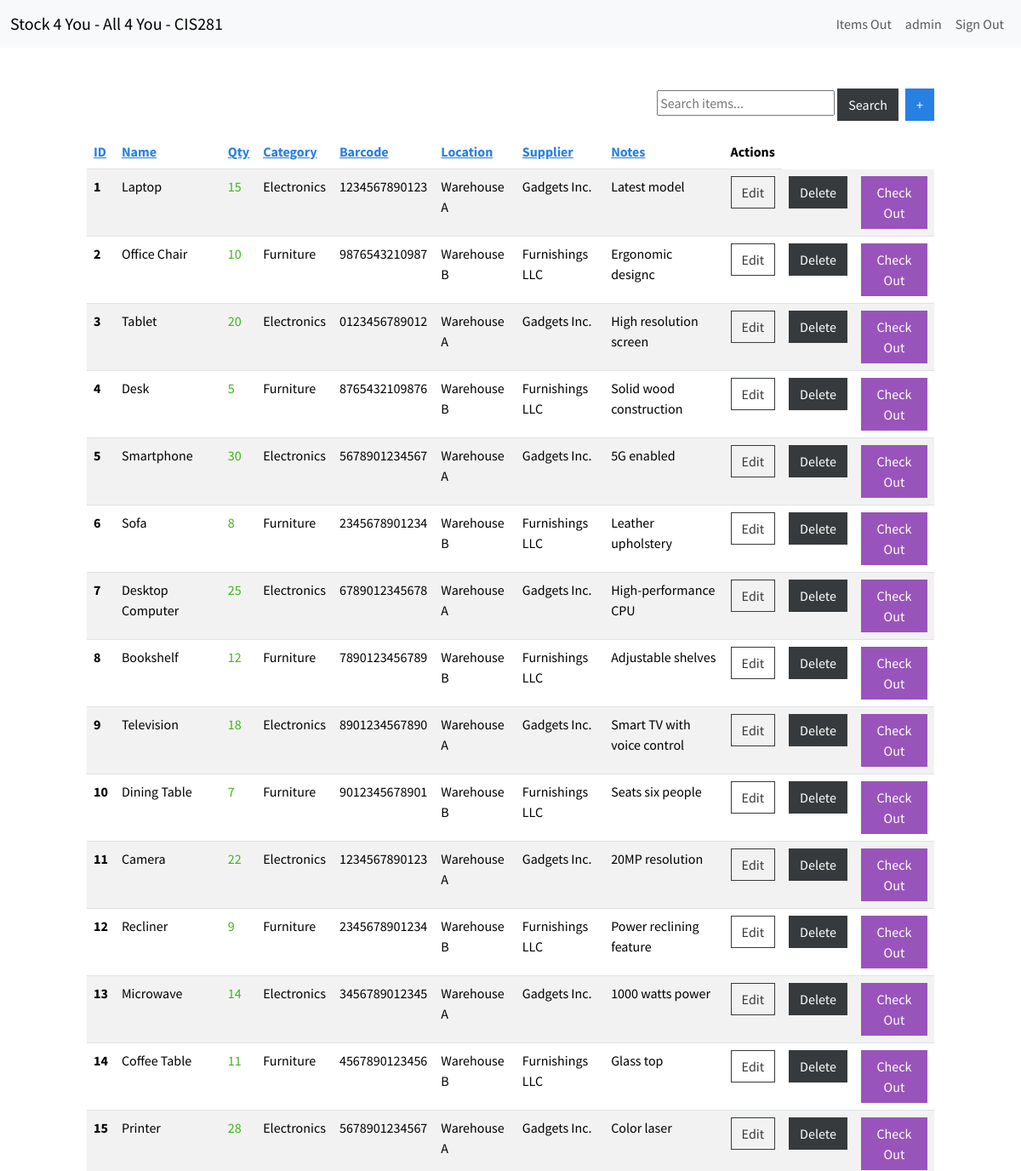
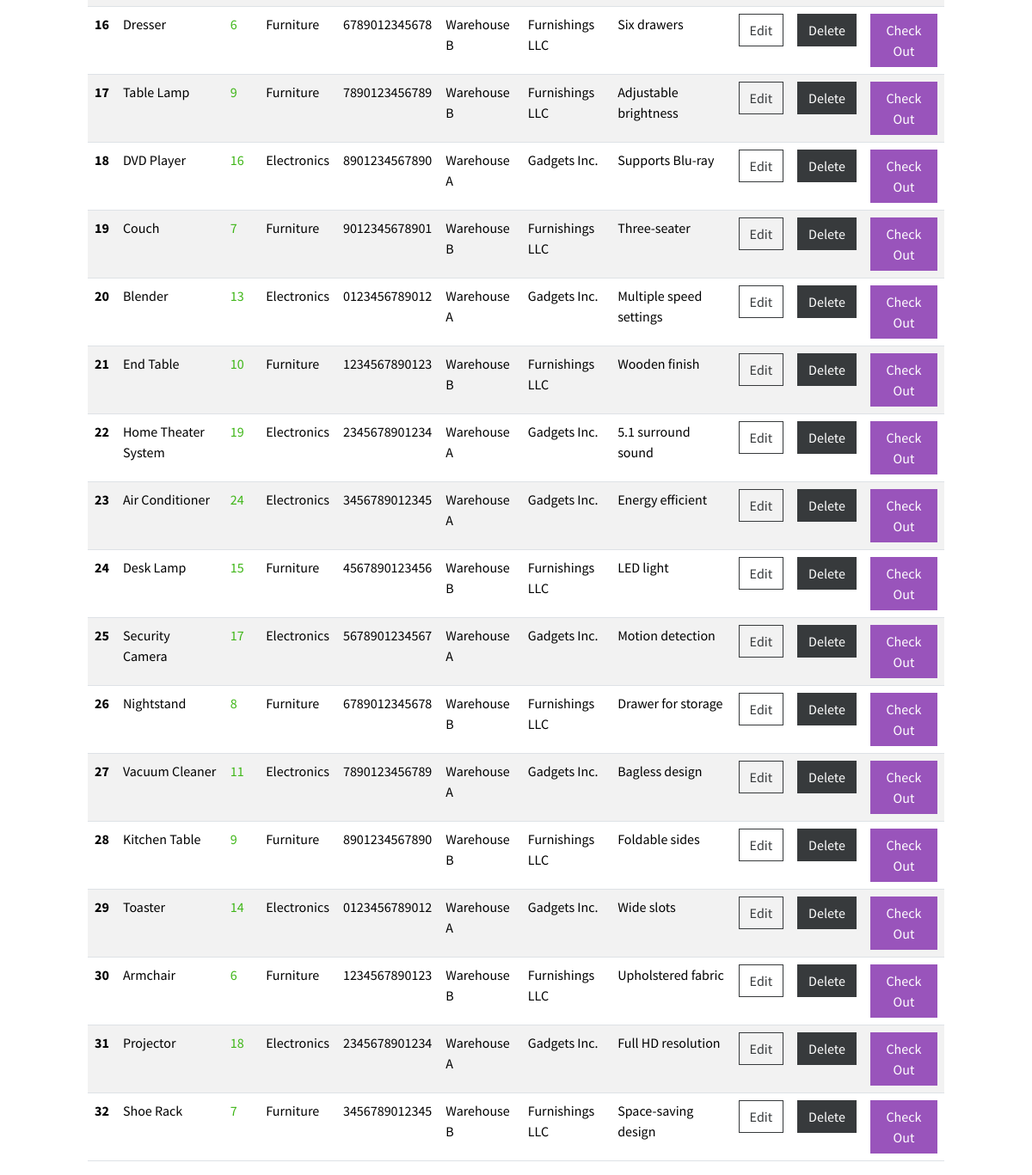
The page /dashboard/ (signed in) on the database its author committed (2 pictures, top to bottom).
### inventory/models.py (models this page shows, shortened)
class InventoryItem(models.Model):
    name = models.CharField(max_length=255)
    quantity = models.IntegerField()
    category = models.ForeignKey(Category, on_delete=models.SET_NULL, blank=True, null=True)
    date_created = models.DateTimeField(auto_now_add=True)
    user = models.ForeignKey(User, on_delete=models.CASCADE)
    barcode = models.CharField(max_length=200, blank=True, null=True)
    location = models.ForeignKey(Location, on_delete=models.SET_NULL, blank=True, null=True)
    supplier = models.ForeignKey(Supplier, on_delete=models.SET_NULL, blank=True, null=True)
    notes = models.TextField(blank=True)
    serial_number = models.CharField(max_length=200)
    model_number = models.CharField(max_length=200)
    is_checked_out = models.BooleanField(default=False)  # New field to track checkout status
    last_checked_out_by = models.ForeignKey(User, related_name='last_checked_out_items', on_delete=models.SET_NULL, null=True, blank=True)  # New field to track the last user who checked out the item
    last_checked_out_at = models.DateTimeField(null=True, blank=True)  # New field to track the last checkout date
    class Meta:
        permissions = [
            ("can_checkout_items", "Can check out items"),  # Custom permission for checking out items
        ]

class Category(models.Model):
    name = models.CharField(max_length=200)
    class Meta:
        verbose_name_plural = 'categories'

class Location(models.Model):
    location = models.CharField(max_length=200, blank=True, null=True)
    class Meta:
        verbose_name = 'location'
        verbose_name_plural = 'locations'
    def __str__(self):
        return self.location

class Supplier(models.Model):
    name = models.CharField(max_length=200)
    website = models.TextField(blank=True)
    contact_info = models.TextField(blank=True)
    def __str__(self):
        return self.name

### inventory/views.py (the view, shortened to what this page needs)
# urls.py: path('dashboard/', Dashboard.as_view(), name='dashboard'),
class Dashboard(LoginRequiredMixin, View):
    def get(self, request):
        sort_order = request.GET.get('order', 'asc')
        sort_by = request.GET.get('sort', 'id')
        search_query = request.GET.get('search', '')
        items = InventoryItem.objects.filter(user=request.user)
        if sort_order == 'desc':
            sort_by = f'-{sort_by}'
        items = items.order_by(sort_by)
        next_sort_order = 'desc' if sort_order == 'asc' else 'asc'
        low_inventory = items.filter(quantity__lte=LOW_QUANTITY)
        low_inventory_ids = low_inventory.values_list('id', flat=True)
        low_inventory_count = low_inventory.count()
        if low_inventory_count > 0:
            message = f'{low_inventory_count} item has low inventory' if low_inventory_count == 1 else f'{low_inventory_count} items have low inventory'
            messages.error(request, message)
        return render(request, 'inventory/dashboard.html', {
            'items': items,
            'low_inventory_ids': low_inventory_ids,
            'search_query': search_query,
            'next_sort_order': next_sort_order
        })

### inventory/templates/inventory/dashboard.html (shortened to what this page needs)
{% extends 'inventory/base.html' %}
{% block content %}
<div class="row">
  <div class="col-md-10 col-12 mx-auto mt-5">
    <div class="d-flex justify-content-end mb-3">
      <form method="GET" action="{% url 'dashboard' %}" class="me-2">
        <input type="text" name="search" placeholder="Search items..." value="{{ search_query }}">
        <button type="submit" class="btn btn-secondary">Search</button>
      </form>
      <a href="{% url 'add-item' %}" class="btn btn-primary">+</a>
    </div>
    <table class="table table-hover table-striped">
      <thead>
        <tr>
          <th scope="col"><a href="?sort=id&order={{ next_sort_order }}">ID</a></th>
          <th scope="col"><a href="?sort=name&order={{ next_sort_order }}">Name</a></th>
          <th scope="col"><a href="?sort=quantity&order={{ next_sort_order }}">Qty</a></th>
          <th scope="col"><a href="?sort=category&order={{ next_sort_order }}">Category</a></th>
          <th scope="col"><a href="?sort=barcode&order={{ next_sort_order }}">Barcode</a></th>
          <th scope="col"><a href="?sort=location&order={{ next_sort_order }}">Location</a></th>
          <th scope="col"><a href="?sort=supplier&order={{ next_sort_order }}">Supplier</a></th>
          <th scope="col"><a href="?sort=notes&order={{ next_sort_order }}">Notes</a></th>
          <th scope="col">Actions</th>
        </tr>
      </thead>
      <tbody>
        {% for item in items %}
        <tr>
            <th scope="row">{{ item.id }}</th>
            <td>{{ item.name }}</td>
            <td class="{% if item.id in low_inventory_ids %}text-danger{% else %}text-success{% endif %}">{{ item.quantity }}</td>
            <td>{{ item.category.name }}</td>
            <td>{{ item.barcode }}</td>
            <td>{{ item.location }}</td>
            <td>{{ item.supplier }}</td>
            <td>{{ item.notes }}</td>
            <td><a href="{% url 'edit-item' item.id %}" class="btn btn-outline-secondary">Edit</a></td>
            <td><a href="{% url 'delete-item' item.id %}" class="btn btn-secondary">Delete</a></td>
            <td><a href="{% url 'checkout_item' item.id %}" class="btn btn-info">Check Out</a></td>
          </tr>
        {% endfor %}
      </tbody>
    </table>
  </div>
</div>
{% endblock content %}

### inventory/templates/inventory/navagation.html (shortened to what this page needs)
<nav class="navbar navbar-expand-lg bg-light">
    <div class="container-fluid">
        <a class="navbar-brand" href="{% url 'index' %}">Stock 4 You - All 4 You - CIS281</a>
        <div class="collapse navbar-collapse justify-content-end" id="navbarNav">
            <ul class="navbar-nav">
                {% if user.is_authenticated %}
                    <li class="nav-item">
                        <a class="btn btn-link nav-link" style="border: none; background: none;" href="{% url 'items_out_list' %}">Items Out</a>
                    </li>
                    <li class="nav-item">
                        <a class="nav-link" href="#">{{ user.username }}</a>
                    </li>
                    <li class="nav-item">
                        <form action="{% url 'logout' %}" method="post" style="display: inline;">
                            <button type="submit" class="btn btn-link nav-link" style="border: none; background: none;">Sign Out</button>
                        </form>
                    </li>
                {% endif %}
            </ul>
        </div>
    </div>
</nav>

### rows shown on the page
InventoryItem: id "1", name "Laptop", quantity "15", category.name "Electronics", barcode "1234567890123", location "Warehouse A", supplier "Gadgets Inc.", notes "Latest model"
InventoryItem: id "2", name "Office Chair", quantity "10", category.name "Furniture", barcode "9876543210987", location "Warehouse B", supplier "Furnishings LLC", notes "Ergonomic designc"
InventoryItem: id "3", name "Tablet", quantity "20", category.name "Electronics", barcode "0123456789012", location "Warehouse A", supplier "Gadgets Inc.", notes "High resolution screen"
InventoryItem: id "4", name "Desk", quantity "5", category.name "Furniture", barcode "8765432109876", location "Warehouse B", supplier "Furnishings LLC", notes "Solid wood construction"
InventoryItem: id "5", name "Smartphone", quantity "30", category.name "Electronics", barcode "5678901234567", location "Warehouse A", supplier "Gadgets Inc.", notes "5G enabled"
InventoryItem: id "6", name "Sofa", quantity "8", category.name "Furniture", barcode "2345678901234", location "Warehouse B", supplier "Furnishings LLC", notes "Leather upholstery"
InventoryItem: id "7", name "Desktop Computer", quantity "25", category.name "Electronics", barcode "6789012345678", location "Warehouse A", supplier "Gadgets Inc.", notes "High-performance CPU"
InventoryItem: id "8", name "Bookshelf", quantity "12", category.name "Furniture", barcode "7890123456789", location "Warehouse B", supplier "Furnishings LLC", notes "Adjustable shelves"
InventoryItem: id "9", name "Television", quantity "18", category.name "Electronics", barcode "8901234567890", location "Warehouse A", supplier "Gadgets Inc.", notes "Smart TV with voice control"
InventoryItem: id "10", name "Dining Table", quantity "7", category.name "Furniture", barcode "9012345678901", location "Warehouse B", supplier "Furnishings LLC", notes "Seats six people"
InventoryItem: id "11", name "Camera", quantity "22", category.name "Electronics", barcode "1234567890123", location "Warehouse A", supplier "Gadgets Inc.", notes "20MP resolution"
InventoryItem: id "12", name "Recliner", quantity "9", category.name "Furniture", barcode "2345678901234", location "Warehouse B", supplier "Furnishings LLC", notes "Power reclining feature"
InventoryItem: id "13", name "Microwave", quantity "14", category.name "Electronics", barcode "3456789012345", location "Warehouse A", supplier "Gadgets Inc.", notes "1000 watts power"
InventoryItem: id "14", name "Coffee Table", quantity "11", category.name "Furniture", barcode "4567890123456", location "Warehouse B", supplier "Furnishings LLC", notes "Glass top"
InventoryItem: id "15", name "Printer", quantity "28", category.name "Electronics", barcode "5678901234567", location "Warehouse A", supplier "Gadgets Inc.", notes "Color laser"
InventoryItem: id "16", name "Dresser", quantity "6", category.name "Furniture", barcode "6789012345678", location "Warehouse B", supplier "Furnishings LLC", notes "Six drawers"
InventoryItem: id "17", name "Table Lamp", quantity "9", category.name "Furniture", barcode "7890123456789", location "Warehouse B", supplier "Furnishings LLC", notes "Adjustable brightness"
InventoryItem: id "18", name "DVD Player", quantity "16", category.name "Electronics", barcode "8901234567890", location "Warehouse A", supplier "Gadgets Inc.", notes "Supports Blu-ray"
InventoryItem: id "19", name "Couch", quantity "7", category.name "Furniture", barcode "9012345678901", location "Warehouse B", supplier "Furnishings LLC", notes "Three-seater"
InventoryItem: id "20", name "Blender", quantity "13", category.name "Electronics", barcode "0123456789012", location "Warehouse A", supplier "Gadgets Inc.", notes "Multiple speed settings"
InventoryItem: id "21", name "End Table", quantity "10", category.name "Furniture", barcode "1234567890123", location "Warehouse B", supplier "Furnishings LLC", notes "Wooden finish"
InventoryItem: id "22", name "Home Theater System", quantity "19", category.name "Electronics", barcode "2345678901234", location "Warehouse A", supplier "Gadgets Inc.", notes "5.1 surround sound"
InventoryItem: id "23", name "Air Conditioner", quantity "24", category.name "Electronics", barcode "3456789012345", location "Warehouse A", supplier "Gadgets Inc.", notes "Energy efficient"
InventoryItem: id "24", name "Desk Lamp", quantity "15", category.name "Furniture", barcode "4567890123456", location "Warehouse B", supplier "Furnishings LLC", notes "LED light"
InventoryItem: id "25", name "Security Camera", quantity "17", category.name "Electronics", barcode "5678901234567", location "Warehouse A", supplier "Gadgets Inc.", notes "Motion detection"
InventoryItem: id "26", name "Nightstand", quantity "8", category.name "Furniture", barcode "6789012345678", location "Warehouse B", supplier "Furnishings LLC", notes "Drawer for storage"
InventoryItem: id "27", name "Vacuum Cleaner", quantity "11", category.name "Electronics", barcode "7890123456789", location "Warehouse A", supplier "Gadgets Inc.", notes "Bagless design"
InventoryItem: id "28", name "Kitchen Table", quantity "9", category.name "Furniture", barcode "8901234567890", location "Warehouse B", supplier "Furnishings LLC", notes "Foldable sides"
InventoryItem: id "29", name "Toaster", quantity "14", category.name "Electronics", barcode "0123456789012", location "Warehouse A", supplier "Gadgets Inc.", notes "Wide slots"
InventoryItem: id "30", name "Armchair", quantity "6", category.name "Furniture", barcode "1234567890123", location "Warehouse B", supplier "Furnishings LLC", notes "Upholstered fabric"
InventoryItem: id "31", name "Projector", quantity "18", category.name "Electronics", barcode "2345678901234", location "Warehouse A", supplier "Gadgets Inc.", notes "Full HD resolution"
InventoryItem: id "32", name "Shoe Rack", quantity "7", category.name "Furniture", barcode "3456789012345", location "Warehouse B", supplier "Furnishings LLC", notes "Space-saving design"

### other values the page prints
{{ user.username }} "admin"
